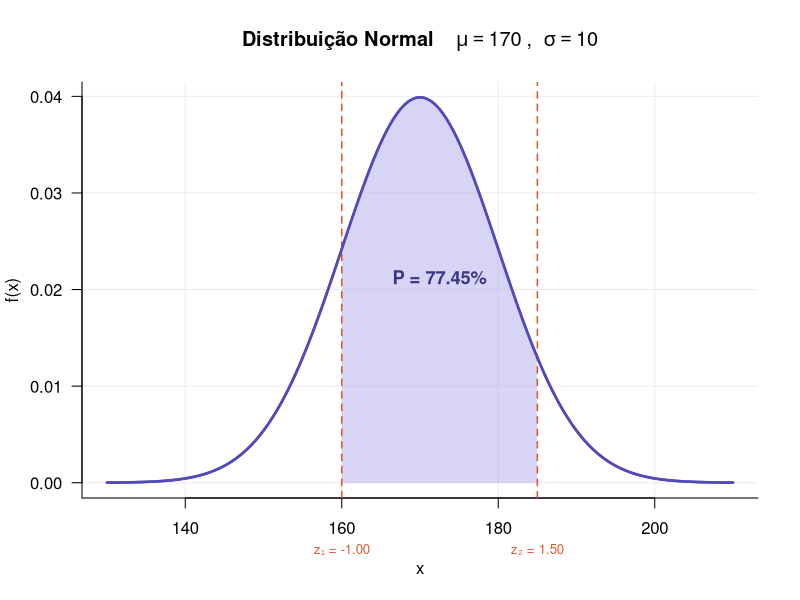
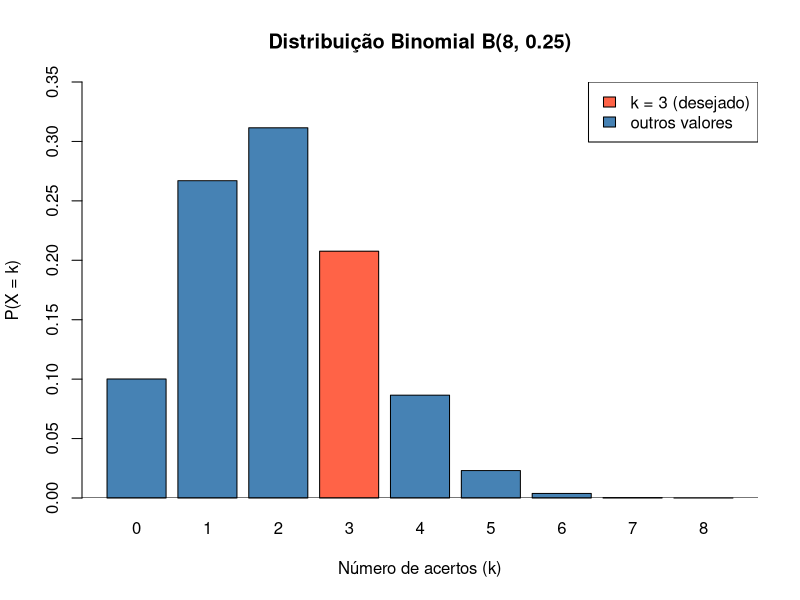
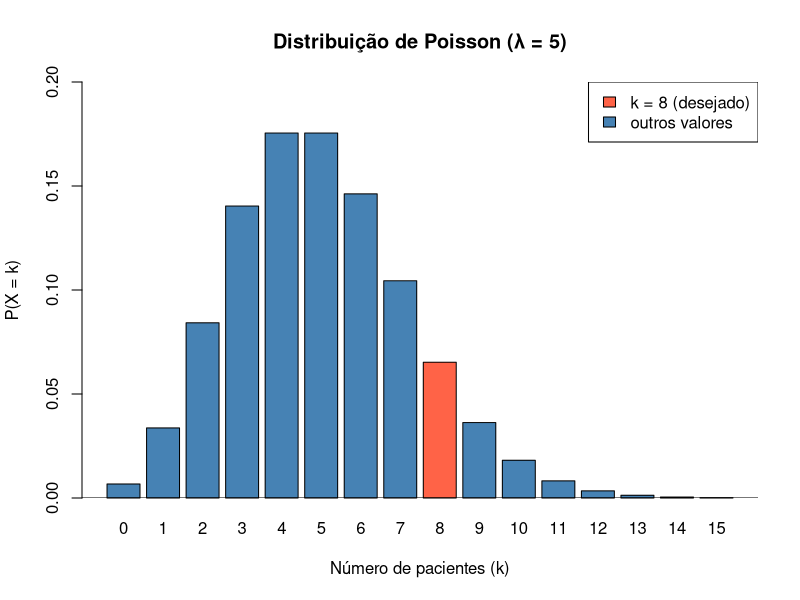
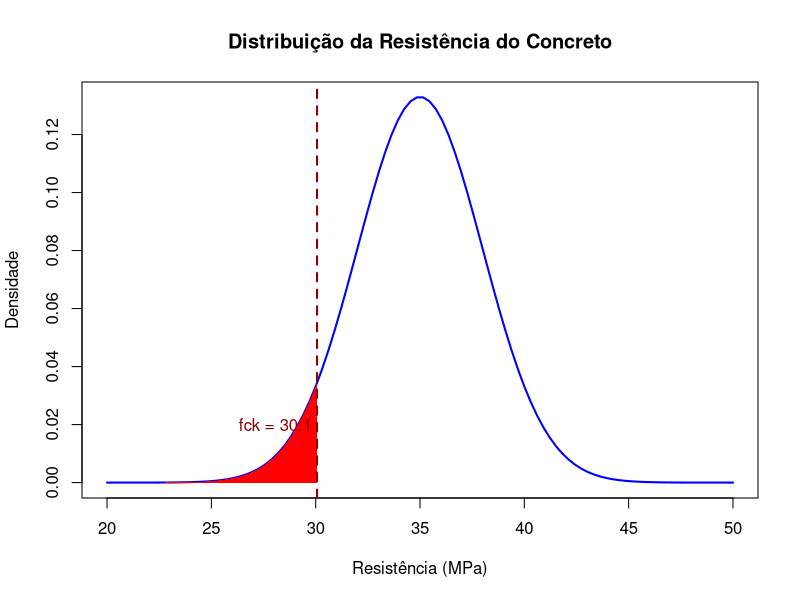
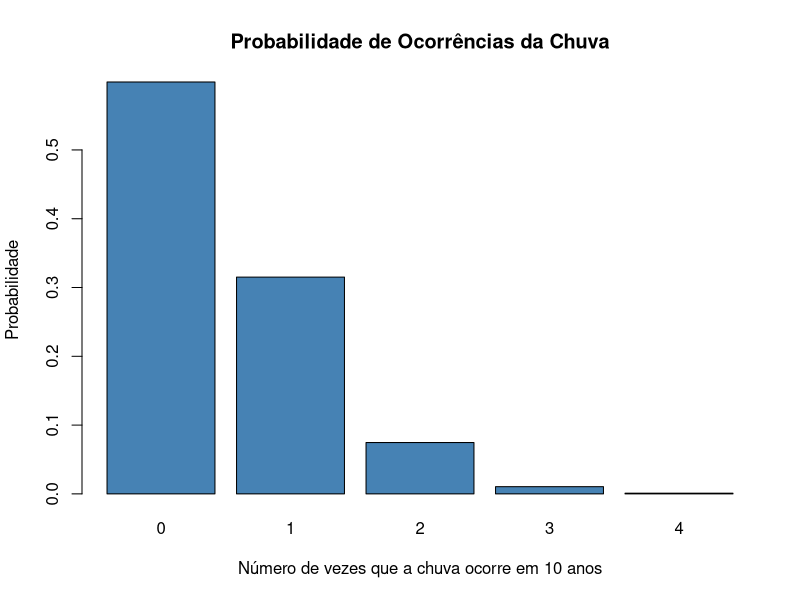
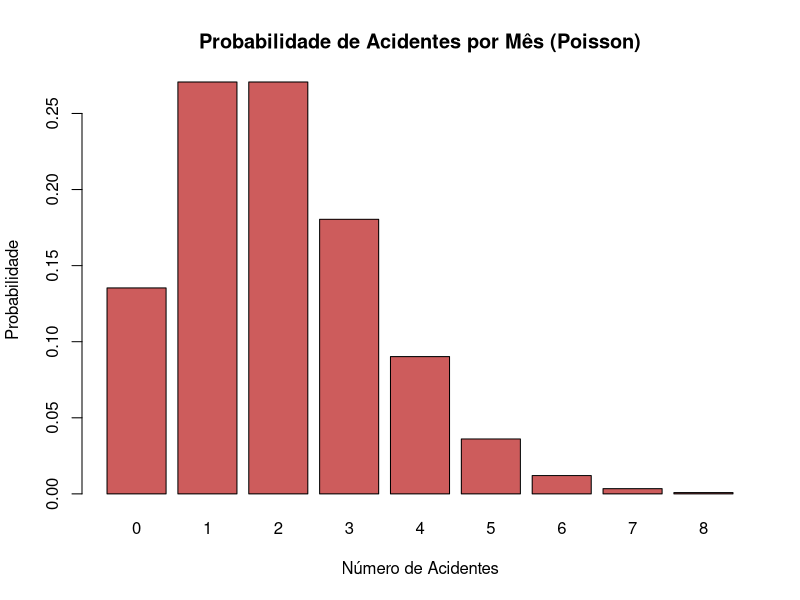

Write R code to recreate these figures, in order.
## ---- chunk 1
# ============================================================
#  Distribuição Normal — Cálculo e Visualização
#  Exemplo: X ~ N(μ = 170, σ = 10)
#  Objetivo: P(160 ≤ X ≤ 185)
# ============================================================

# --- Parâmetros (altere aqui) --------------------------------
mu    <- 170   # média
sigma <- 10    # desvio padrão
a     <- 160   # limite inferior
b     <- 185   # limite superior
# ------------------------------------------------------------


# ============================================================
# 1. CÁLCULO ANALÍTICO
# ============================================================

z1 <- (a - mu) / sigma
z2 <- (b - mu) / sigma

phi_z1 <- pnorm(z1)   # Φ(z1)
phi_z2 <- pnorm(z2)   # Φ(z2)

prob <- phi_z2 - phi_z1

cat("======================================\n")
cat("  Distribuição Normal: N(μ =", mu, ", σ =", sigma, ")\n")
cat("======================================\n")
cat(sprintf("  Intervalo : [%.1f, %.1f]\n", a, b))
cat(sprintf("  z₁ = (%.1f - %.1f) / %.1f = %.4f\n", a, mu, sigma, z1))
cat(sprintf("  z₂ = (%.1f - %.1f) / %.1f = %.4f\n", b, mu, sigma, z2))
cat(sprintf("  Φ(z₁) = %.4f\n", phi_z1))
cat(sprintf("  Φ(z₂) = %.4f\n", phi_z2))
cat("--------------------------------------\n")
cat(sprintf("  P(%.1f ≤ X ≤ %.1f) = %.4f  (%.2f%%)\n", a, b, prob, prob * 100))
cat("======================================\n\n")


# ============================================================
# 2. APROXIMAÇÃO NUMÉRICA — Regra de Simpson
# ============================================================

simpson <- function(f, lower, upper, n = 100) {
  if (n %% 2 != 0) n <- n + 1          # n deve ser par
  h  <- (upper - lower) / n
  xi <- seq(lower, upper, by = h)
  yi <- f(xi)
  coef <- c(1, rep(c(4, 2), (n - 2) / 2), 4, 1)
  (h / 3) * sum(coef * yi)
}

pdf_normal <- function(x) dnorm(x, mean = mu, sd = sigma)

prob_simpson <- simpson(pdf_normal, a, b, n = 100)

cat("--------------------------------------\n")
cat("  Aproximação via Regra de Simpson\n")
cat(sprintf("  P(%.1f ≤ X ≤ %.1f) ≈ %.4f  (%.2f%%)\n",
            a, b, prob_simpson, prob_simpson * 100))
cat(sprintf("  Erro absoluto: %.2e\n", abs(prob - prob_simpson)))
cat("--------------------------------------\n\n")


# ============================================================
# 3. GRÁFICO
# ============================================================

x_seq <- seq(mu - 4 * sigma, mu + 4 * sigma, length.out = 500)
y_seq <- dnorm(x_seq, mean = mu, sd = sigma)

# Região sombreada
x_shade <- seq(a, b, length.out = 300)
y_shade <- dnorm(x_shade, mean = mu, sd = sigma)

# Cores
col_curve  <- "#534AB7"
col_fill   <- "#AFA9EC"
col_lines  <- "#D85A30"
col_text   <- "#3C3489"

# Plot base
plot(x_seq, y_seq,
     type = "l", lwd = 2.5, col = col_curve,
     xlab = "x", ylab = "f(x)",
     main = bquote(bold("Distribuição Normal") ~
                     "  " ~ mu == .(mu) ~ ", " ~ sigma == .(sigma)),
     las = 1, bty = "l",
     panel.first = grid(col = "gray92", lty = 1))

# Área sombreada
polygon(c(a, x_shade, b),
        c(0, y_shade, 0),
        col  = adjustcolor(col_fill, alpha.f = 0.5),
        border = NA)

# Linhas dos limites
abline(v = c(a, b), lty = 2, col = col_lines, lwd = 1.5)

# Anotações z
mtext(sprintf("z₁ = %.2f", z1), side = 1, at = a,
      line = 2, cex = 0.8, col = col_lines)
mtext(sprintf("z₂ = %.2f", z2), side = 1, at = b,
      line = 2, cex = 0.8, col = col_lines)

# Probabilidade na área
x_mid <- (a + b) / 2
y_mid <- dnorm(x_mid, mean = mu, sd = sigma) * 0.55
text(x_mid, y_mid,
     labels = sprintf("P = %.2f%%", prob * 100),
     col = col_text, cex = 1.1, font = 2)

# Curva por cima da sombra
lines(x_seq, y_seq, lwd = 2.5, col = col_curve)


## ---- chunk 2
# ============================================
# Distribuição Binomial — Prova de Múltipla Escolha
# ============================================

# Parâmetros
n <- 8        # número de questões
p <- 0.25     # probabilidade de acertar (1 em 4 alternativas)
k <- 3        # número de acertos desejados

# ============================================
# 1. P(X = 3) — probabilidade exata
# ============================================
prob_exata <- dbinom(k, size = n, prob = p)
cat("P(X = 3) =", round(prob_exata, 4), "\n")

# ============================================
# 2. Média e Desvio Padrão
# ============================================
media <- n * p
variancia <- n * p * (1 - p)
desvio_padrao <- sqrt(variancia)

cat("Média (μ):", media, "\n")
cat("Variância (σ²):", variancia, "\n")
cat("Desvio Padrão (σ):", round(desvio_padrao, 4), "\n")

# ============================================
# 3. Tabela de probabilidades (X = 0 até 8)
# ============================================
tabela <- data.frame(
  k = 0:n,
  Probabilidade = round(dbinom(0:n, size = n, prob = p), 4)
)
print(tabela)

# ============================================
# 4. Gráfico da distribuição
# ============================================
barplot(
  dbinom(0:n, size = n, prob = p),
  names.arg = 0:n,
  col = ifelse(0:n == k, "tomato", "steelblue"),
  main = "Distribuição Binomial B(8, 0.25)",
  xlab = "Número de acertos (k)",
  ylab = "P(X = k)",
  ylim = c(0, 0.35)
)
abline(h = 0)
legend("topright",
       legend = c("k = 3 (desejado)", "outros valores"),
       fill = c("tomato", "steelblue"))
## ---- chunk 3
# ============================================
# Distribuição de Poisson — Pronto-Socorro
# ============================================

# Parâmetros
lambda <- 5     # média de pacientes por hora
k <- 8          # número de chegadas desejado

# ============================================
# 1. P(X = 8) — probabilidade exata
# ============================================
prob_exata <- dpois(k, lambda = lambda)
cat("P(X = 8) =", round(prob_exata, 4), "\n")

# ============================================
# 2. Média e Desvio Padrão
# ============================================
media <- lambda
desvio_padrao <- sqrt(lambda)

cat("Média (μ):", media, "\n")
cat("Desvio Padrão (σ):", round(desvio_padrao, 4), "\n")

# ============================================
# 3. Tabela de probabilidades (X = 0 até 15)
# ============================================
tabela <- data.frame(
  k = 0:15,
  Probabilidade = round(dpois(0:15, lambda = lambda), 4)
)
print(tabela)

# ============================================
# 4. Gráfico da distribuição
# ============================================
barplot(
  dpois(0:15, lambda = lambda),
  names.arg = 0:15,
  col = ifelse(0:15 == k, "tomato", "steelblue"),
  main = "Distribuição de Poisson (λ = 5)",
  xlab = "Número de pacientes (k)",
  ylab = "P(X = k)",
  ylim = c(0, 0.20)
)
abline(h = 0)
legend("topright",
       legend = c("k = 8 (desejado)", "outros valores"),
       fill = c("tomato", "steelblue"))


## ---- chunk 4
# --- Exemplo de Cálculo de fck na Engenharia Civil ---

# 1. Definir os dados coletados no laboratório
media_resistencia <- 35   # fm (média em MPa)
desvio_padrao <- 3        # sigma (variabilidade)
confianca_nivel <- 0.05   # admitimos 5% de amostras abaixo do fck

# 2. Encontrar o valor de Z para 5% (Distribuição Normal)
# A função qnorm() retorna o valor da abscissa para uma probabilidade acumulada
z_valor <- qnorm(confianca_nivel, lower.tail = TRUE) 
# Nota: qnorm(0.05) resultará em aproximadamente -1.644854

# 3. Aplicar a fórmula do fck
# fck = média + (Z * desvio_padrao) 
# (Como Z é negativo, ele subtrairá da média)
fck <- media_resistencia + (z_valor * desvio_padrao)

# 4. Exibir o resultado formatado
cat("--- RESULTADOS ---\n")
cat("Média da Resistência:", media_resistencia, "MPa\n")
cat("Desvio Padrão:", desvio_padrao, "MPa\n")
cat("Valor de Z (5%):", round(z_valor, 3), "\n")
cat("Resistência Característica (fck):", round(fck, 2), "MPa\n")

# --- BÔNUS: Visualização Gráfica ---

# Criar uma sequência de valores para o eixo X (resistências)
x <- seq(20, 50, length=100)
y <- dnorm(x, mean=media_resistencia, sd=desvio_padrao) # Densidade da Normal

# Desenhar a curva
plot(x, y, type="l", lwd=2, col="blue", 
     main="Distribuição da Resistência do Concreto",
     xlab="Resistência (MPa)", ylab="Densidade")

# Pintar a área de risco (os 5% abaixo do fck)
x_risco <- seq(20, fck, length=50)
y_risco <- dnorm(x_risco, mean=media_resistencia, sd=desvio_padrao)
polygon(c(20, x_risco, fck), c(0, y_risco, 0), col="red", border=NA)

# Adicionar linha do fck
abline(v = fck, col="darkred", lty=2, lwd=2)
text(fck-2, 0.02, paste("fck =", round(fck, 1)), col="darkred")


## ---- chunk 5
# --- Exemplo Binomial: Risco de Inundação na Engenharia ---

n_anos <- 10        # Período de vida útil/concessão
periodo_retorno <- 20
p_sucesso <- 1 / periodo_retorno # Probabilidade anual (p)

# 1. Probabilidade de NUNCA ocorrer a chuva em 10 anos P(X=0)
prob_zero_falhas <- dbinom(0, size = n_anos, prob = p_sucesso)

# 2. Risco de ocorrer PELO MENOS UMA VEZ
risco_total <- 1 - prob_zero_falhas

cat("Risco de falha em", n_anos, "anos:", round(risco_total * 100, 2), "%\n")

# --- Visualização: Probabilidade de 'k' ocorrências ---
sucessos <- 0:4
probabilidades <- dbinom(sucessos, size = n_anos, prob = p_sucesso)

barplot(probabilidades, names.arg = sucessos, col = "steelblue",
        main = "Probabilidade de Ocorrências da Chuva",
        xlab = "Número de vezes que a chuva ocorre em 10 anos",
        ylab = "Probabilidade")
## ---- chunk 6
# Parâmetro: média de 2 acidentes por mês
lambda_acidentes <- 2

# 1. Probabilidade de exatamente 4 acidentes
prob_4 <- dpois(4, lambda = lambda_acidentes)
cat("A chance de ocorrerem exatamente 4 acidentes é:", round(prob_4 * 100, 2), "%\n")

# 2. Probabilidade de ocorrer PELO MENOS 1 acidente (1 - P(0))
prob_pelo_menos_1 <- ppois(0, lambda = lambda_acidentes, lower.tail = FALSE)
cat("A chance de ocorrer pelo menos um acidente é:", round(prob_pelo_menos_1 * 100, 2), "%\n")

# --- Gráfico ---
x <- 0:8
y <- dpois(x, lambda = lambda_acidentes)
barplot(y, names.arg = x, col = "indianred", 
        main = "Probabilidade de Acidentes por Mês (Poisson)",
        xlab = "Número de Acidentes", ylab = "Probabilidade")
